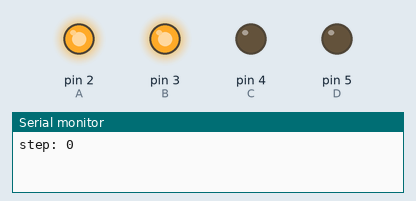
Simulated run of this sketch. Board: Arduino Uno, built with avr-gcc and run on an emulated ATmega328P. On the bench: output pins drawn as LEDs (lit = HIGH), the last lines printed to the serial monitor.

Above: at 0.15 s.
At 39.56 s:
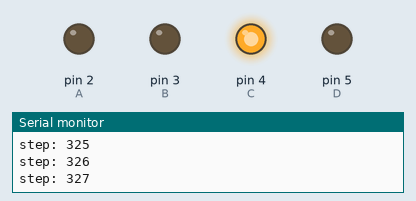
Timing chart, 0 to 40.0 s (numbered marks = the images above):
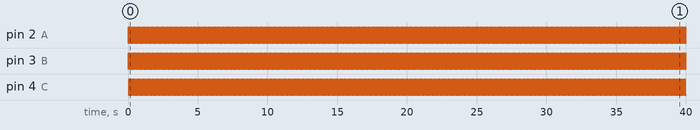

Measured:
- by itself, pin 2 (A), pin 3 (B), pin 4 (C): alternates HIGH for 0.06 s and LOW for 0.06 s

The sketch:

StepMotor3wires.ino
```cpp
#define A 2
#define B 3
#define C 4
#define D 5

#define NUMBER_OF_STEPS_PER_REV 512

void setup()
{
  pinMode(A,OUTPUT);
  pinMode(B,OUTPUT);
  pinMode(C,OUTPUT);
  pinMode(D,OUTPUT);
  Serial.begin(9600);
}

void write(int a,int b,int c,int d)
{
  digitalWrite(A,a);
  digitalWrite(B,b);
  digitalWrite(C,c);
  digitalWrite(D,d);
}

void onestepforward(){

  write(0,0,1,0);
  myDelay(5);
  write(0,1,0,0);
  myDelay(5);
  write(1,0,0,0);
  myDelay(5);
}

void onestepforward20(){
  write(1,0,0,0);
  myDelay(5);
  write(1,1,0,0);
  myDelay(5);
  write(0,1,0,0);
  myDelay(5);
  write(0,1,1,0);
  myDelay(5);
  write(0,0,1,0);
  myDelay(5);
  write(1,0,1,0);
  myDelay(5);
}
void onestepback(){
  write(1,0,0,1);
  myDelay(5);
  write(0,0,0,1);
  myDelay(5);
  write(0,0,1,1);
  myDelay(5);
  write(0,0,1,0);
  myDelay(5);
  write(0,1,1,0);
  myDelay(5);
  write(0,1,0,0);
  myDelay(5);
  write(1,1,0,0);
  myDelay(5);
  write(1,0,0,0);
  myDelay(5);
}
void loop()
{
  int i;
  i=0;
  while(i<NUMBER_OF_STEPS_PER_REV){
    onestepforward20();
    Serial.print("step: ");Serial.println(i);
    i++;
  }
  delay(10000);
}

void myDelay(int type)
{
  delay(20);
}
```
